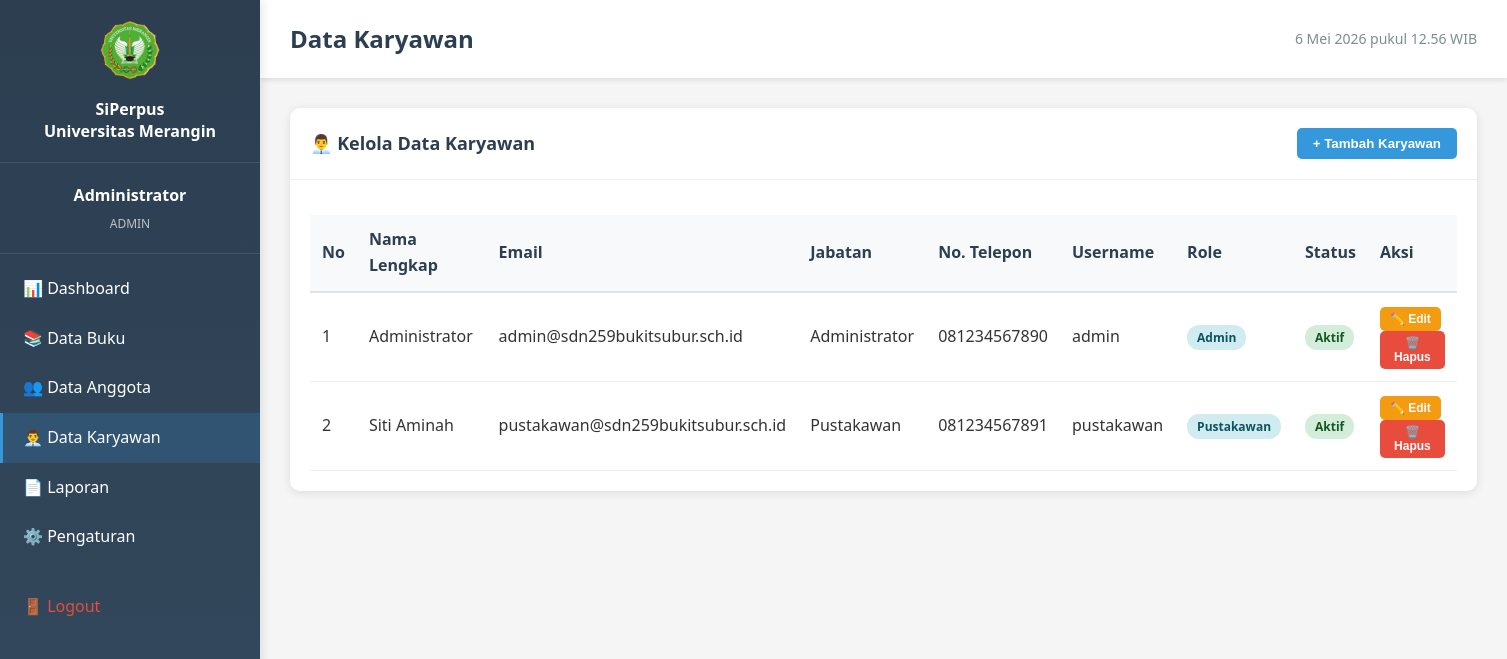
/admin/data-karyawan.php (signed in), run on the app's committed database.
### tables this page shows
CREATE TABLE `karyawan` (
  `id_karyawan` int(11) NOT NULL,
  `id_user` int(11) DEFAULT NULL,
  `nama_lengkap` varchar(100) NOT NULL,
  `email` varchar(100) NOT NULL,
  `jabatan` varchar(50) DEFAULT NULL,
  `no_telepon` varchar(15) DEFAULT NULL
);

CREATE TABLE `users` (
  `id_user` int(11) NOT NULL,
  `username` varchar(50) NOT NULL,
  `password` varchar(255) NOT NULL,
  `role` enum('admin','pustakawan','anggota') NOT NULL,
  `status` enum('aktif','nonaktif') DEFAULT 'aktif',
  `created_at` timestamp NOT NULL DEFAULT current_timestamp()
);

### config/database.php (called while the page is built, shortened)
<?php
$conn = mysqli_connect(DB_HOST, DB_USER, DB_PASS, DB_NAME);
mysqli_set_charset($conn, "utf8");
function query($sql) {
    global $conn;
    $result = mysqli_query($conn, $sql);
    return $result;
}
?>

### admin/data-karyawan.php (the view, shortened to what this page needs)
<?php
require_once '../config/database.php';
$karyawan_list = query("SELECT k.*, u.username, u.role, u.status
                        FROM karyawan k
                        JOIN users u ON k.id_user = u.id_user
                        ORDER BY k.nama_lengkap ASC");
include '../includes/header.php';
?>
<div class="card">
    <div class="card-header">
        <div class="header-flex">
            <h3>👨‍💼 Kelola Data Karyawan</h3>
            <button class="btn btn-primary" onclick="showModal('addModal')">+ Tambah Karyawan</button>
        </div>
    </div>
    <div class="card-body">
        <table class="table">
            <thead>
                <tr>
                    <th>No</th>
                    <th>Nama Lengkap</th>
                    <th>Email</th>
                    <th>Jabatan</th>
                    <th>No. Telepon</th>
                    <th>Username</th>
                    <th>Role</th>
                    <th>Status</th>
                    <th>Aksi</th>
                </tr>
            </thead>
            <tbody>
                <?php
                $no = 1;
                while($row = mysqli_fetch_assoc($karyawan_list)):
                ?>
                <tr>
                    <td><?php echo $no++; ?></td>
                    <td><?php echo $row['nama_lengkap']; ?></td>
                    <td><?php echo $row['email']; ?></td>
                    <td><?php echo $row['jabatan']; ?></td>
                    <td><?php echo $row['no_telepon']; ?></td>
                    <td><?php echo $row['username']; ?></td>
                    <td><span class="badge badge-info"><?php echo ucfirst($row['role']); ?></span></td>
                    <td>
                        <?php if ($row['status'] == 'aktif'): ?>
                            <span class="badge badge-success">Aktif</span>
                        <?php else: ?>
                            <span class="badge badge-danger">Nonaktif</span>
                        <?php endif; ?>
                    </td>
                    <td>
                        <button class="btn btn-sm btn-warning" onclick='editKaryawan(<?php echo json_encode($row); ?>)'>✏️ Edit</button>
                        <button class="btn btn-sm btn-danger" onclick="deleteKaryawan(<?php echo $row['id_karyawan']; ?>, '<?php echo addslashes($row['nama_lengkap']); ?>')">🗑️ Hapus</button>
                    </td>
                </tr>
                <?php endwhile; ?>
            </tbody>
        </table>
    </div>
</div>
<?php include '../includes/footer.php'; ?>

### assets/css/style.css (style rules this page uses)
* { margin: 0; padding: 0; box-sizing: border-box; }
body { font-family: "Segoe UI", Tahoma, Geneva, Verdana, sans-serif; line-height: 1.6; color: #333; background-color: #f5f5f5; }
.btn { padding: 12px 30px; text-decoration: none; border-radius: 5px; font-weight: 600; transition: all 0.3s; display: inline-block; }
.btn-primary { background-color: #fff; color: #34495e; border: 2px solid transparent; }

### assets/css/dashboard.css (style rules this page uses)
.card { background: white; border-radius: 10px; box-shadow: 0 2px 10px rgba(0, 0, 0, 0.1); margin-bottom: 20px; }
.card-header { padding: 20px; border-bottom: 1px solid #ecf0f1; }
.card-header h3 { margin: 0; color: #2c3e50; font-size: 18px; }
.header-flex { display: flex; justify-content: space-between; align-items: center; }
.card-body { padding: 20px; }
.table { width: 100%; border-collapse: collapse; margin-top: 15px; }
.table thead { background-color: #f8f9fa; }
.table th { padding: 12px; text-align: left; font-weight: 600; color: #2c3e50; border-bottom: 2px solid #dee2e6; }
.table td { padding: 12px; border-bottom: 1px solid #ecf0f1; }
.badge { padding: 4px 10px; border-radius: 12px; font-size: 12px; font-weight: 600; }
.badge-success { background-color: #d4edda; color: #155724; }
.badge-info { background-color: #d1ecf1; color: #0c5460; }
.btn { padding: 8px 16px; border-radius: 5px; border: none; cursor: pointer; font-weight: 600; transition: all 0.3s; text-decoration: none; display: inline-block; }
.btn-primary { background-color: #3498db; color: white; }
.btn-warning { background-color: #f39c12; color: white; }
.btn-danger { background-color: #e74c3c; color: white; }
.btn-sm { padding: 5px 10px; font-size: 12px; }

### data on the page
karyawan: nama_lengkap "Administrator", email "admin@sdn259bukitsubur.sch.id", jabatan "Administrator", no_telepon "081234567890", id_user.username "admin", id_user.role "Admin"
karyawan: nama_lengkap "Siti Aminah", email "pustakawan@sdn259bukitsubur.sch.id", jabatan "Pustakawan", no_telepon "081234567891", id_user.username "pustakawan", id_user.role "Pustakawan"

### other printed values
$_SESSION['nama_lengkap'] "Administrator"
$_SESSION['role'] "ADMIN"
$page_title "Data Karyawan"
